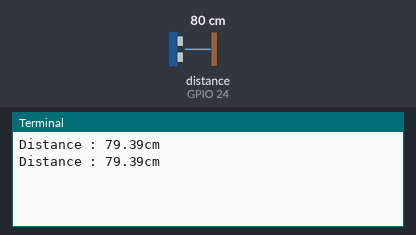
Recording of a program running on a simulated Raspberry Pi (BCM pin numbers). Shown: the last lines printed to the terminal. Inputs (shaded band) come from the test bench; at power-on: distance to the obstacle (sensor on GPIO 24) 80 cm. The echo pulse lasts 58.3 µs per cm; the desktop window is not drawn, its controls go by their first labels and the mouse button is held 0.15 s; threads take turns every 2 ms; the clock reads 2024-03-15 10:24:30 at power-on unless the program sets it.

Above: at 1.2 s.
1.3 s: distance to the obstacle (sensor on GPIO 24) set to 2 cm
At 2.0 s:
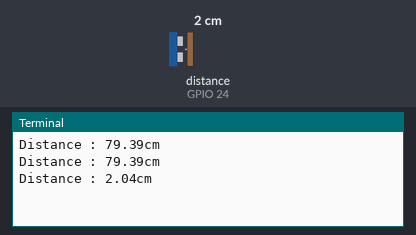
2.8 s: distance to the obstacle (sensor on GPIO 24) set to 4 cm
At 3.5 s:
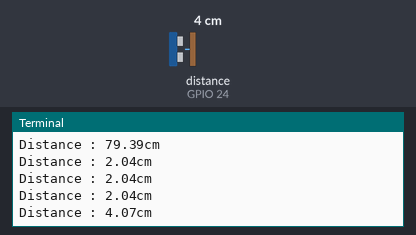
Timing chart, 0 to 5.8 s (numbered marks = the images above; inputs shaded):
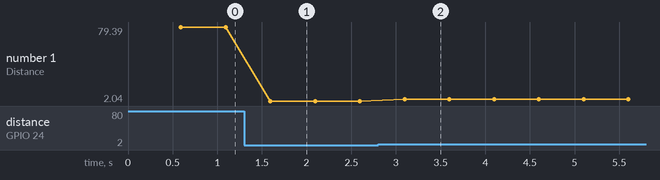

The program:

0523_ultrasonic.py
```python
# 0523_ultrasonic.pyㄱ

import tkinter
import threading
import time
import RPi.GPIO as GPIO

# BCM 핀맵을 사용한다
GPIO.setmode(GPIO.BCM)

# 초음파센서에서 사용되는 핀
trig = 23
echo = 24

# trig핀을 출력으로 설정한다
GPIO.setup(trig, GPIO.OUT)

# echo핀을 입력으로 설정한다
GPIO.setup(echo, GPIO.IN)

window = tkinter.Tk()
window.title("hi My name is Window")
window.geometry("320x240+100+100")
window.resizable(False, False)

uscValue = tkinter.StringVar()
distance = 0

def refreshUsc():
    global distance
    while True:
        try :
            # 스레드는 반복하며 초음파 센서의 거리를 측정한다.
            while True :
                # 거리 측정을 위해 초음파를 쏜다
                GPIO.output(trig, False)
                time.sleep(0.5)
                GPIO.output(trig, True)
                time.sleep(0.00001)
                GPIO.output(trig, False)

                # 초음파 출력 후의 시간과 다시 받았을때의 시간을 계산한다
                while GPIO.input(echo) == 0 :
                    signal_Start = time.time()

                while GPIO.input(echo) == 1 :
                    signal_End = time.time()

                # 응답 받은 시간과 초음파의 속도 등으로 거리를 계산한다
                responseDuration = signal_End - signal_Start
                # (34000cm/s) 왕복이므로 2를 나누어준다
                distance = responseDuration * 34000 / 2

                # 소수점 둘 째 자리까지만 출력한다
                distance = round(distance, 2)

                # 1000cm 를 초과할시 값을 표기하지 않는다
                if distance < 1000 :
                    print("Distance : " + str(distance) + "cm")
                    uscValue.set(distance)
                else:
                    pass

        # 종료 등의 키보드 인터럽트 발생시 처리 동작
        except KeyboardInterrupt:
            # GPIO를 초기화한다
            GPIO.cleanup()
        time.sleep(1)


usc = tkinter.Label(window,text="초음파")
usc.configure(textvariable=uscValue)
uscValue.set("100cm")
usc.pack(expand=True, fill="both")

th1 = threading.Thread(target=refreshUsc)       # 쓰레드 반복 함수 지정
th1.start()                                     # 쓰레드 실행

window.mainloop()
```

Measured:
- after the input at 1.3 s, the terminal: prints a new line after 0.29 s (image 1)
- after the input at 2.8 s, the terminal: prints a new line after 0.30 s (image 2)
- plotted number 1: 79.39 → 2.04 after the input at 1.3 s, 2.04 → 4.07 after the input at 2.8 s
